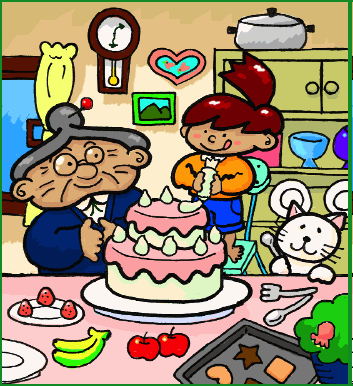
#> input picture api/Spot_the_difference2.png, 353 x 386 px
$ python image-diff.py
#> lines starting #> are read from the running program, lines starting #| are printed output that depends on the picture; after the words box and inside, x2 and y2 are one past the last pixel; in counts of white or black regions, pixels touching at a corner belong together
from tempfile import SpooledTemporaryFile
import cv2
import numpy as np

def find_diff(reference_image_file: SpooledTemporaryFile, given_image_file: SpooledTemporaryFile):
    reference_image = cv2.imdecode(np.frombuffer(reference_image_file.read(), np.uint8), cv2.IMREAD_UNCHANGED)
#> reference_image is the input picture: shape (386, 353, 4); mean B, G, R, A 115.5, 142.1, 153.3, 255
    given_image = cv2.imdecode(np.frombuffer(given_image_file.read(), np.uint8), cv2.IMREAD_UNCHANGED)
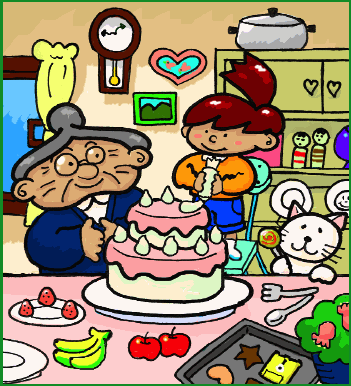
#> given_image: shape (386, 351, 4); mean B, G, R, A 114.4, 142.2, 154.6, 255

    # Convert images to grayscale for feature matching
    reference_gray = cv2.cvtColor(reference_image, cv2.COLOR_BGR2GRAY)
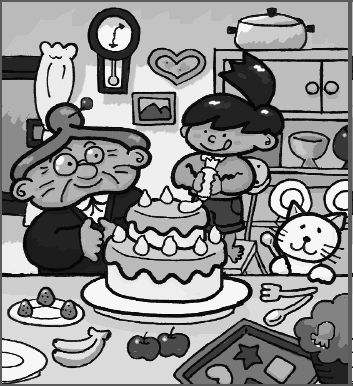
#> reference_gray: shape (386, 353); min 7, max 247, mean 142.3
    given_gray = cv2.cvtColor(given_image, cv2.COLOR_BGR2GRAY)
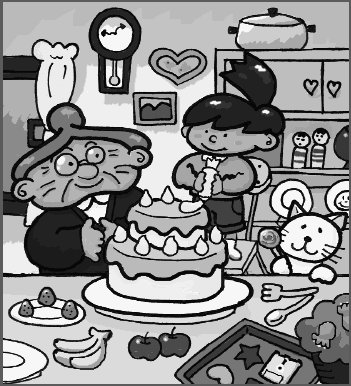
#> given_gray: shape (386, 351); min 7, max 247, mean 142.7

    # Detect and match keypoints between the two images
    orb = cv2.ORB_create()
    kp1, des1 = orb.detectAndCompute(reference_gray, None)
#> kp1 = 500 keypoints; strongest (x, y, size): (203, 157, 31), (91, 330, 31), (146, 190, 31), (120, 84, 31)
    kp2, des2 = orb.detectAndCompute(given_gray, None)
#> kp2 = 500 keypoints; strongest (x, y, size): (204, 157, 31), (115, 33, 31), (92, 330, 31), (147, 190, 31)

    bf = cv2.BFMatcher(cv2.NORM_HAMMING, crossCheck=True)
    matches = bf.match(des1, des2)
#> matches = 322 matches
    matches = sorted(matches, key=lambda x: x.distance)

    # Extract matched keypoints
    src_pts = np.float32([kp1[m.queryIdx].pt for m in matches]).reshape(-1, 1, 2)
#> src_pts = 322 rows, first 8: [33, 314], [56, 301], [51, 133], [264, 292], [204, 170], [90, 327], [212, 92], [225, 280]
    dst_pts = np.float32([kp2[m.trainIdx].pt for m in matches]).reshape(-1, 1, 2)
#> dst_pts = 322 rows, first 8: [34, 314], [57, 301], [52, 133], [265, 292], [205, 170], [91, 327], [213, 92], [226, 280]

    # Estimate an affine transformation (ignores perspective distortion)
    M, _ = cv2.estimateAffinePartial2D(src_pts, dst_pts)
#> M = [[1, 6.24e-05, 0.784], [-6.24e-05, 1, -0.125]]

    if M is not None:
        # Apply the estimated transformation to the reference image
        aligned_reference = cv2.warpAffine(reference_image, M, (given_image.shape[1], given_image.shape[0]))
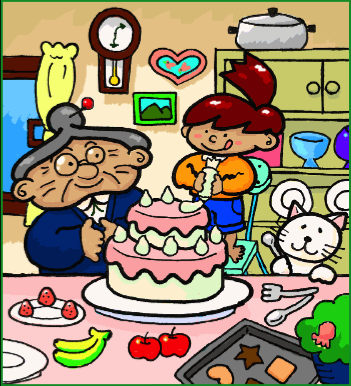
#> aligned_reference: shape (386, 351, 4); mean B, G, R, A 115.6, 141.7, 153.8, 254.4

        # Compute the absolute difference between the aligned reference and given images
        diff_frame = cv2.absdiff(given_image, aligned_reference)

        diff_gray = cv2.cvtColor(diff_frame, cv2.COLOR_BGR2GRAY)
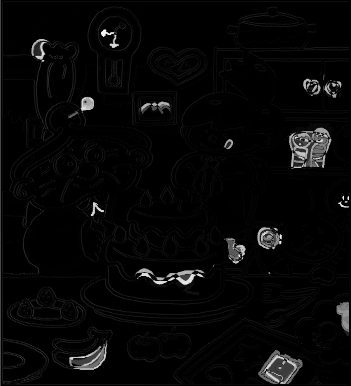
#> diff_gray: shape (386, 351); min 0, max 240, mean 7.2

        # Apply thresholding to highlight the differences
        THRESHOLD_CUTOFF = 10 # was 30
        _, thresholded = cv2.threshold(diff_gray, THRESHOLD_CUTOFF, 255, cv2.THRESH_BINARY)
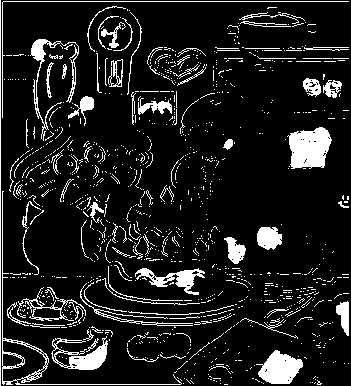
#> thresholded: shape (386, 351); 11.7% white; 1044 white regions (950 under 20 px), largest, box (x1, y1, x2, y2) and area: (287, 127, 332, 169) 1379, (256, 350, 303, 384) 1006, (51, 336, 108, 370) 821

        # Apply morphological operations to further enhance the differences
        thresholded = cv2.erode(thresholded, None, iterations=2)
#> thresholded: shape (386, 351); 1.9% white; 20 white regions (11 under 20 px), largest, box (x1, y1, x2, y2) and area: (291, 130, 329, 166) 852, (261, 353, 301, 382) 613, (71, 348, 105, 368) 268
        thresholded = cv2.dilate(thresholded, None, iterations=2)
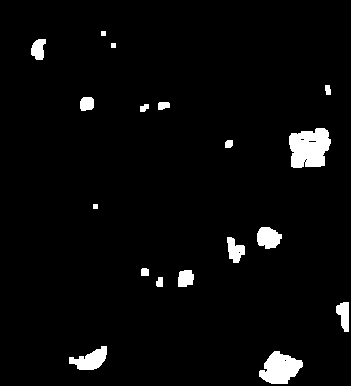
#> thresholded: shape (386, 351); 3.6% white; 18 white regions

        # Find contours of the differences
        contours, _ = cv2.findContours(thresholded, cv2.RETR_EXTERNAL, cv2.CHAIN_APPROX_SIMPLE)
#> contours = 18 contours, 3 with area under 20; largest, box (x1, y1, x2, y2) and area: (289, 128, 331, 168) 1254, (259, 351, 303, 384) 888, (69, 346, 107, 370) 466, (257, 227, 282, 249) 374, (227, 237, 245, 263) 258

        diffs = []

        # Draw rectangles around the detected differences
        for idx, contour in enumerate(contours):
            if cv2.contourArea(contour) > 20:
                x, y, w, h = cv2.boundingRect(contour)
                diffs.append({"i": idx, "x0": x, "y0": y, "x1": x + w, "y0": y+ h})
#> this loop made 18 passes
#> (x, y, w, h) on passes 1, 2, 3, 4, 5, 6, 7, 8, 10, 11, 12, 13: (259, 351, 44, 33), (69, 346, 38, 24), (336, 302, 13, 30), (156, 277, 7, 10), (178, 270, 16, 17), (141, 268, 8, 8), (227, 237, 18, 26), (257, 227, 25, 22), (225, 140, 8, 8), (289, 128, 42, 40), (140, 104, 9, 8), (158, 102, 12, 8)
#> contour on passes 9, 16, 18: [[93, 204], [93, 208], [97, 208], [97, 204]], [[111, 43], [111, 47], [115, 47], [115, 43]], [[101, 31], [101, 35], [105, 35], [105, 31]]
#> after the loop, diffs = 15 items

        return diffs
    else:
        print("No transformation found; images are too dissimilar.")


# File paths for the reference and given images
reference_image_path = "./Spot_the_difference.png"
given_image_path = "./Spot_the_difference2.png"

with SpooledTemporaryFile(mode="w+b", max_size=500) as sp_file:
    sp_file.write(open(reference_image_path, "rb").read())
    sp_file.seek(0)
    with SpooledTemporaryFile(mode="w+b", max_size=500) as sp_file2:
        sp_file2.write(open(given_image_path, "rb").read())
        sp_file2.seek(0)
        diffs = find_diff(sp_file, sp_file2)
#> diffs = 15 items
        print(diffs)
#> (printed output is left out)
